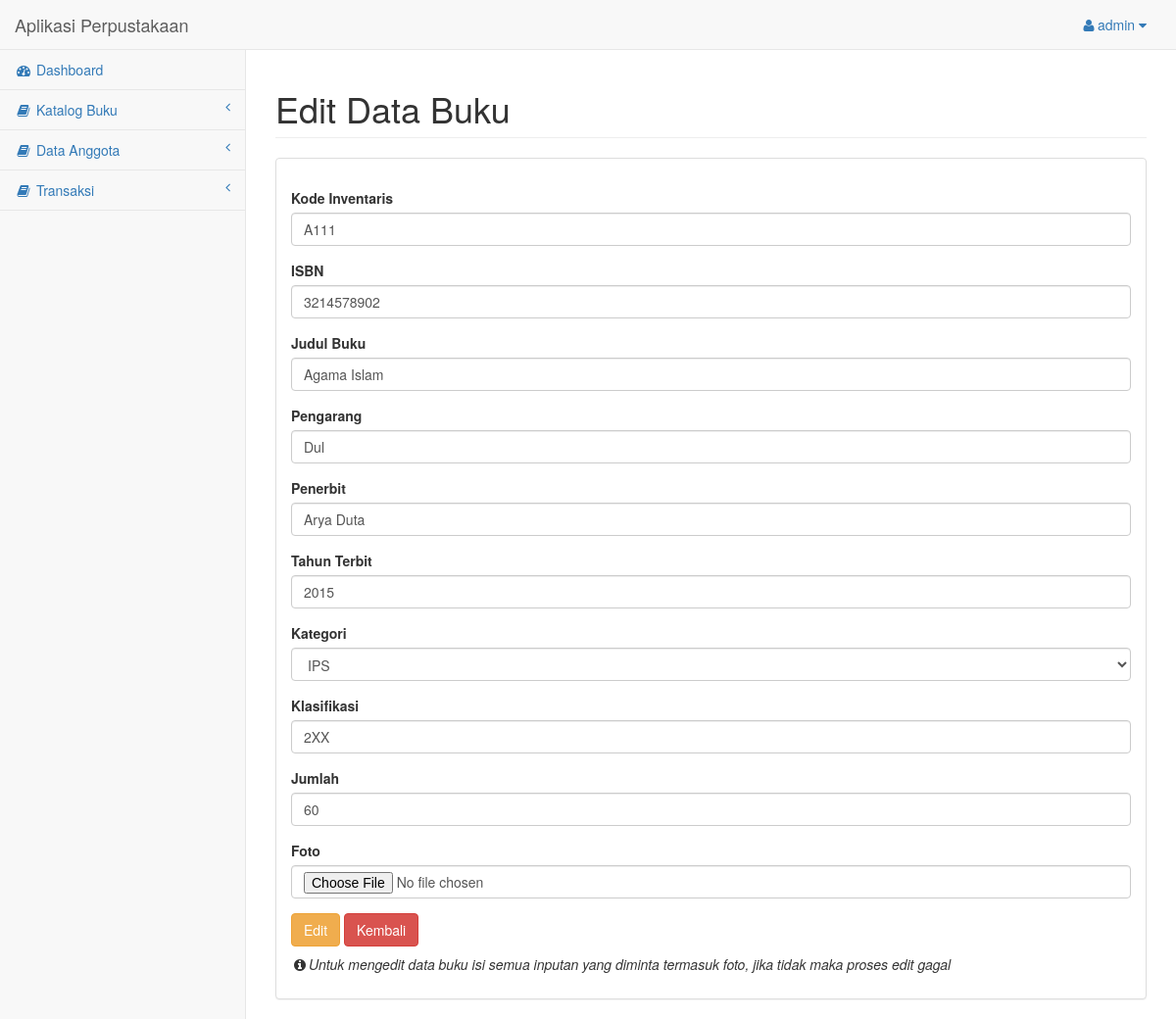
/halaman_admin/buku-formedit.php?id_buku=30 (signed in), run on the app's committed database.
### tables this page shows
CREATE TABLE `buku` (
  `id_buku` int(5) NOT NULL,
  `foto` varchar(255) NOT NULL,
  `kode` varchar(20) NOT NULL,
  `isbn` varchar(30) NOT NULL,
  `judul` varchar(100) NOT NULL,
  `pengarang` varchar(30) NOT NULL,
  `penerbit` varchar(30) NOT NULL,
  `tahun` varchar(5) NOT NULL,
  `stok` int(5) NOT NULL,
  `id_kategori` int(5) NOT NULL,
  `id_klasifikasi` varchar(10) NOT NULL,
  `nomor_klasifikasi` varchar(5) NOT NULL,
  `klasifikasi` varchar(50) NOT NULL
);

### halaman_admin/buku-formedit.php (the view, shortened to what this page needs)
<?php
include("layout-header.php");
$id = $_GET['id_buku'];
$sql = "SELECT * FROM buku WHERE id_buku=$id";
$query = mysqli_query($koneksi, $sql);
$buku = mysqli_fetch_assoc($query);
?>
<div id="page-wrapper">
    <div class="row">
        <div class="col-lg-12">
            <h1 class="page-header">Edit Data Buku</h1>
        </div>
    </div>
    <div class="row">
        <div class="col-lg-12">
            <div class="panel panel-default">
                <div class="panel-body">
                    <div class="row">
                        <div class="col-lg-12">
                            <form action="buku-edit.php" method="POST" enctype="multipart/form-data" role="form">
                                <div class="form-group">
                                    <label>Kode Inventaris</label>
                                    <input class="form-control" name="kdbuku" value="<?php echo $buku['kode'] ?>">
                                </div>
                                <div class="form-group">
                                    <label>ISBN</label>
                                    <input class="form-control" name="isbn" value="<?php echo $buku['isbn'] ?>">
                                </div>
                                <div class="form-group">
                                    <label>Judul Buku</label>
                                    <input class="form-control" name="judul" value="<?php echo $buku['judul'] ?>">
                                </div>
                                <div class="form-group">
                                    <label>Pengarang</label>
                                    <input class="form-control" name="pengarang" value="<?php echo $buku['pengarang'] ?>">
                                </div>
                                <div class="form-group">
                                    <label>Penerbit</label>
                                    <input class="form-control" name="penerbit" value="<?php echo $buku['penerbit'] ?>">
                                </div>
                                <div class="form-group">
                                    <label>Tahun Terbit</label>
                                    <input class="form-control" name="tahun" value="<?php echo $buku['tahun'] ?>">
                                </div>
                                <div class="form-group">
                                    <label>Kategori</label>
                                    <select class="form-control" name="kategori">
                                        <?php
                                        $sql = "SELECT * FROM kategori_buku";
                                        $query = mysqli_query($koneksi, $sql);
                                        while ($kategori = mysqli_fetch_array($query)){
                                            ?>
                                            <option value="<?php echo $kategori['id_kategori'] ?>"> <?php echo $kategori['nama'] ?></option>
                                            <?php } ?>
                                        </select>
                                    </div>
                                    <div class="form-group">
                                        <label>Klasifikasi</label>
                                        <input class="form-control" name="klasifikasi" value="<?php echo $buku['nomor_klasifikasi'] ?>">
                                    </div>
                                    <div class="form-group">
                                        <label>Jumlah</label>
                                        <input class="form-control" name="stok" value="<?php echo $buku['stok'] ?>">
                                    </div>
                                    <div class="form-group">
                                        <label>Foto</label>
                                        <input class="form-control" type="file" name="foto" value="<?php echo $buku['nama_file'] ?>">
                                    </div>
                                    <input type="submit" name="edit" class="btn btn-warning" value="Edit"/>
                                    <a class='btn btn-danger' href='buku-list.php'>Kembali</a>
                                </form>
                                <p style="margin-top: 8px"><i class="fa fa-info-circle fa-fw"></i><i>Untuk mengedit data buku isi semua inputan yang diminta termasuk foto, jika tidak maka proses edit gagal</i></p>
                            </div>
                        </div>
                    </div>
                </div>
            </div>
        </div>
    </div>
</div>
<?php include("layout-footer.php"); ?>

### data on the page
buku: kdbuku "A111", isbn "3214578902", judul "Agama Islam", pengarang "Dul", penerbit "Arya Duta", tahun "2015", klasifikasi "2XX", stok "60"

### other printed values
$_SESSION['username'] "admin"
form field kategori "IPS"
